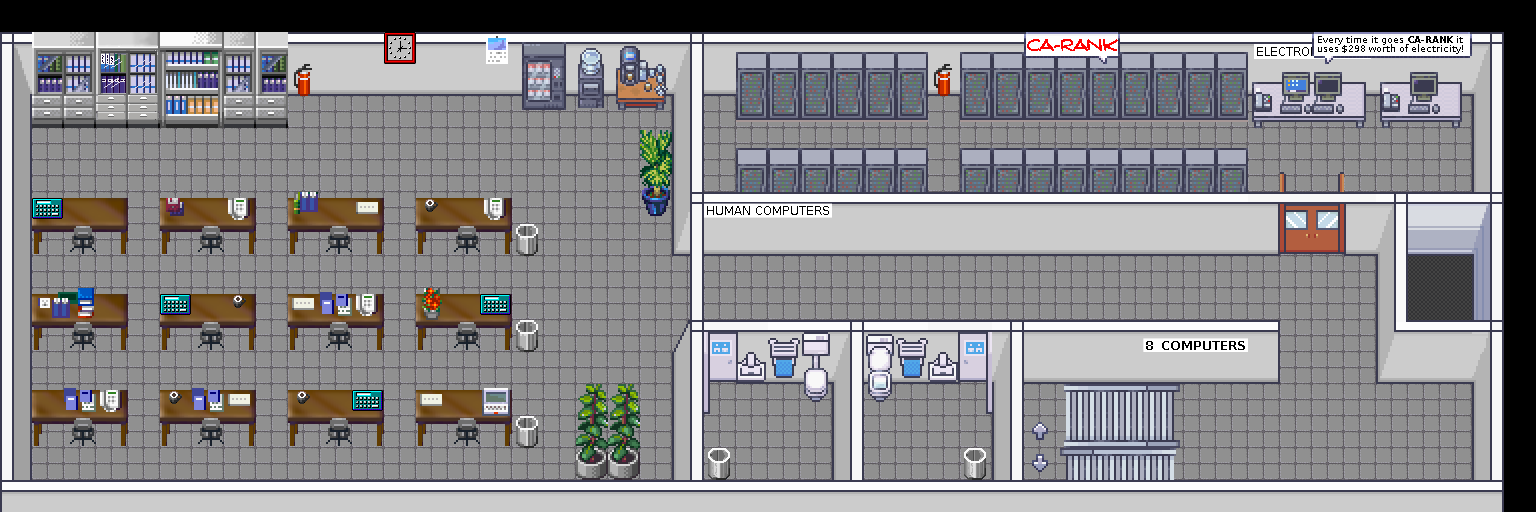

Rendered tile map (Tiled .tmx) drawn with the repository's tilesets; below, a short description and the map source with its tile grids summarised:
An orthogonal 48x16 tile map with 32x32 px tiles, 38 tile layers (exitMain, wcLeftStep, wcRightStep, brainStep, ...), 15 tilesets and 4 objects (4x variable).

<map version="1.5" tiledversion="1.7.2" orientation="orthogonal" renderorder="right-down" width="48" height="16" tilewidth="32" tileheight="32" infinite="0" nextlayerid="64" nextobjectid="5">
 <properties>
  <property name="mapCopyright" value="&quot;The Money Bin&quot; by Thoddi is licensed unter CC BY-NC-SA" />
  <property name="mapDescription" value=" " />
  <property name="mapLink" value=" " />
  <property name="mapName" value="The Money Bin" />
  <property name="script" value="https://static.rc3.world/scripts/default/bundle.js" />
 </properties>
 <tileset firstgid="1" source="../tiles/mapUtilies.tsx" />
 <tileset firstgid="10" source="../tiles/wintiles.tsx" />
 <tileset firstgid="1034" source="../tiles/BaseChip_pipo.tsx" />
 <tileset firstgid="1986" source="../tiles/Schilder.tsx" />
 <tileset firstgid="2786" source="../tiles/ModernInteriors/Room_Builder_3d_walls_32x32.tsx" />
 <tileset firstgid="4106" source="../tiles/ModernInteriors/26_Condominium_32x32.tsx" />
 <tileset firstgid="4410" source="../tiles/tilesets_deviant_milkian_1.tsx" />
 <tileset firstgid="4666" source="../tiles/ModernInteriors/3_Bathroom_32x32.tsx" />
 <tileset firstgid="5562" source="../tiles/ModernInteriors/Modern_Office_Shadowless_32x32.tsx" />
 <tileset firstgid="6410" source="../tiles/furniture.tsx" />
 <tileset firstgid="7434" source="../tiles/ModernInteriors/13_Conference_Hall_Shadowless_32x32.tsx" />
 <tileset firstgid="7626" source="../tiles/ModernInteriors/animated_control_room_server_32x32.tsx" />
 <tileset firstgid="7635" source="../tiles/ModernInteriors/18_Jail_32x32-Shadowless.tsx" />
 <tileset firstgid="8355" source="../tiles/ModernInteriors/animated_door_big_6_32x32.tsx" />
 <tileset firstgid="8370" source="../tiles/ModernInteriors/Room_Builder_borders_32x32.tsx" />
 <layer id="63" name="exitMain" width="48" height="16">
  <properties>
   <property name="exitUrl" value="../main.json" />
  </properties>
  <data>[768 cells, 1 non-empty, 1 distinct tile ids]</data>
 </layer>
 <layer id="58" name="wcLeftStep" width="48" height="16">
  <properties>
   <property name="autoClose" type="bool" value="true" />
   <property name="autoOpen" type="bool" value="true" />
   <property name="doorVariable" value="wcLeft" />
   <property name="zone" value="wcLeftZone" />
  </properties>
  <data>[768 cells, 3 non-empty, 1 distinct tile ids]</data>
 </layer>
 <layer id="59" name="wcRightStep" width="48" height="16">
  <properties>
   <property name="autoClose" type="bool" value="true" />
   <property name="autoOpen" type="bool" value="true" />
   <property name="doorVariable" value="wcRight" />
   <property name="zone" value="wcRightZone" />
  </properties>
  <data>[768 cells, 3 non-empty, 1 distinct tile ids]</data>
 </layer>
 <layer id="60" name="brainStep" width="48" height="16">
  <properties>
   <property name="autoClose" type="bool" value="true" />
   <property name="autoOpen" type="bool" value="true" />
   <property name="doorVariable" value="brainDoor" />
   <property name="zone" value="brainZone" />
  </properties>
  <data>[768 cells, 6 non-empty, 1 distinct tile ids]</data>
 </layer>
 <layer id="61" name="sprechblaseStep" width="48" height="16">
  <properties>
   <property name="autoClose" type="bool" value="true" />
   <property name="autoOpen" type="bool" value="true" />
   <property name="doorVariable" value="sprechblase" />
   <property name="zone" value="sprechblaseZone" />
  </properties>
  <data>[768 cells, 3 non-empty, 1 distinct tile ids]</data>
 </layer>
 <layer id="56" name="sprechblaseOff" width="48" height="16">
  <data>[768 cells, 1 non-empty, 1 distinct tile ids]</data>
 </layer>
 <layer id="18" name="start" width="48" height="16">
  <properties>
   <property name="startLayer" type="bool" value="true" />
  </properties>
  <data>[768 cells, 3 non-empty, 1 distinct tile ids]</data>
 </layer>
 <layer id="29" name="silent" width="48" height="16">
  <properties>
   <property name="silent" type="bool" value="true" />
  </properties>
  <data>[768 cells, 20 non-empty, 1 distinct tile ids]</data>
 </layer>
 <layer id="23" name="exitDown" width="48" height="16">
  <properties>
   <property name="exitUrl" value="07.json#startFromUp" />
  </properties>
  <data>[768 cells, 2 non-empty, 1 distinct tile ids]</data>
 </layer>
 <layer id="46" name="exitUp" width="48" height="16">
  <properties>
   <property name="exitUrl" value="09.json#startFromDown" />
  </properties>
  <data>[768 cells, 2 non-empty, 1 distinct tile ids]</data>
 </layer>
 <layer id="24" name="startFromDown" width="48" height="16">
  <properties>
   <property name="startLayer" type="bool" value="true" />
  </properties>
  <data>[768 cells, 2 non-empty, 1 distinct tile ids]</data>
 </layer>
 <layer id="19" name="startFromUp" width="48" height="16">
  <properties>
   <property name="startLayer" type="bool" value="true" />
  </properties>
  <data>[768 cells, 4 non-empty, 1 distinct tile ids]</data>
 </layer>
 <layer id="7" name="Block" width="48" height="16">
  <data>[768 cells, 272 non-empty, 1 distinct tile ids]</data>
 </layer>
 <layer id="22" name="Floor" width="48" height="16">
  <data>[768 cells, 705 non-empty, 2 distinct tile ids]</data>
 </layer>
 <layer id="10" name="Stairs" width="48" height="16">
  <data>[768 cells, 14 non-empty, 10 distinct tile ids]</data>
 </layer>
 <layer id="26" name="WallBehindPlayer" width="48" height="16">
  <data>[768 cells, 162 non-empty, 16 distinct tile ids]</data>
 </layer>
 <layer id="47" name="wcLeftClose1" width="48" height="16">
  <data>[768 cells, 1 non-empty, 1 distinct tile ids]</data>
 </layer>
 <layer id="48" name="wcRightClose1" width="48" height="16">
  <data>[768 cells, 1 non-empty, 1 distinct tile ids]</data>
 </layer>
 <layer id="49" name="brainClose1" width="48" height="16">
  <data>[768 cells, 2 non-empty, 1 distinct tile ids]</data>
 </layer>
 <layer id="30" name="Toilett" width="48" height="16">
  <data>[768 cells, 10 non-empty, 7 distinct tile ids]</data>
 </layer>
 <layer id="38" name="WallDecoration" width="48" height="16">
  <data>[768 cells, 3 non-empty, 2 distinct tile ids]</data>
 </layer>
 <layer id="35" name="Desks" width="48" height="16">
  <data>[768 cells, 176 non-empty, 57 distinct tile ids]</data>
 </layer>
 <layer id="37" name="OnDesk" width="48" height="16">
  <data>[768 cells, 35 non-empty, 17 distinct tile ids]</data>
 </layer>
 <layer id="45" name="DoorsBehind" width="48" height="16">
  <data>[768 cells, 0 non-empty, 0 distinct tile ids]</data>
 </layer>
 <objectgroup id="17" name="floorLayer">
  <object id="1" name="brainDoor" type="variable" x="1220" y="232">
   <properties>
    <property name="closeLayer">brainClose1
brainClose2</property>
    <property name="default" type="bool" value="false" />
    <property name="door" type="bool" value="true" />
    <property name="openLayer" value="brainOpen" />
   </properties>
   <point />
  </object>
  <object id="2" name="wcLeft" type="variable" x="774" y="455">
   <properties>
    <property name="closeLayer">wcLeftClose1
wcLeftClose2</property>
    <property name="default" type="bool" value="false" />
    <property name="door" type="bool" value="true" />
    <property name="openLayer" value="wcLeftOpen" />
   </properties>
   <point />
  </object>
  <object id="3" name="wcRight" type="variable" x="911" y="447">
   <properties>
    <property name="closeLayer">wcRightClose1
wcRightClose2</property>
    <property name="default" type="bool" value="false" />
    <property name="door" type="bool" value="true" />
    <property name="openLayer" value="wcRightOpen" />
   </properties>
   <point />
  </object>
  <object id="4" name="sprechblase" type="variable" x="1431" y="174">
   <properties>
    <property name="closeLayer" value="sprechblaseOff" />
    <property name="default" type="bool" value="false" />
    <property name="door" type="bool" value="true" />
    <property name="openLayer" value="sprechblaseOn" />
   </properties>
   <point />
  </object>
 </objectgroup>
 <layer id="36" name="Chairs" width="48" height="16">
  <data>[768 cells, 12 non-empty, 1 distinct tile ids]</data>
 </layer>
 <layer id="44" name="Desks2" width="48" height="16">
  <data>[768 cells, 36 non-empty, 10 distinct tile ids]</data>
 </layer>
 <layer id="1" name="WallBeforePlayer" width="48" height="16">
  <data>[768 cells, 106 non-empty, 17 distinct tile ids]</data>
 </layer>
 <layer id="50" name="wcLeftClose2" width="48" height="16">
  <data>[768 cells, 1 non-empty, 1 distinct tile ids]</data>
 </layer>
 <layer id="51" name="wcRightClose2" width="48" height="16">
  <data>[768 cells, 1 non-empty, 1 distinct tile ids]</data>
 </layer>
 <layer id="52" name="brainClose2" width="48" height="16">
  <data>[768 cells, 2 non-empty, 1 distinct tile ids]</data>
 </layer>
 <layer id="31" name="Toilett 2" width="48" height="16">
  <data>[768 cells, 4 non-empty, 3 distinct tile ids]</data>
 </layer>
 <layer id="21" name="WallDecorationsBeforePlayer" width="48" height="16">
  <data>[768 cells, 15 non-empty, 15 distinct tile ids]</data>
 </layer>
 <layer id="57" name="sprechblaseOn" width="48" height="16">
  <data>[768 cells, 5 non-empty, 5 distinct tile ids]</data>
 </layer>
 <layer id="53" name="wcLeftOpen" width="48" height="16">
  <data>[768 cells, 3 non-empty, 3 distinct tile ids]</data>
 </layer>
 <layer id="54" name="wcRightOpen" width="48" height="16">
  <data>[768 cells, 3 non-empty, 3 distinct tile ids]</data>
 </layer>
 <layer id="55" name="brainOpen" width="48" height="16">
  <data>[768 cells, 6 non-empty, 3 distinct tile ids]</data>
 </layer>
 <layer id="11" name="Doors" width="48" height="16">
  <data>[768 cells, 0 non-empty, 0 distinct tile ids]</data>
 </layer>
 <layer id="62" name="wallsAboveDoors" width="48" height="16">
  <data>[768 cells, 13 non-empty, 3 distinct tile ids]</data>
 </layer>
</map>
